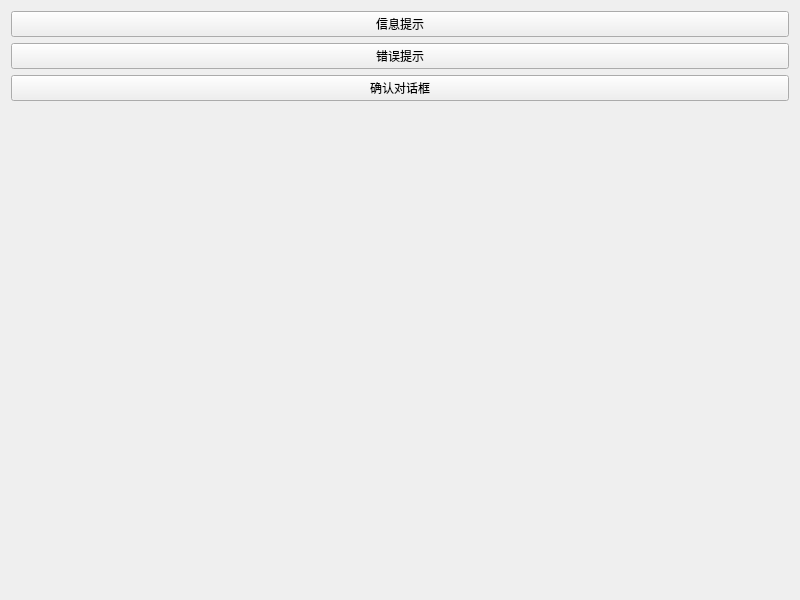
<?xml version="1.0" encoding="UTF-8"?>
<ui version="4.0">
 <class>Widget</class>
 <widget class="QWidget" name="Widget">
  <property name="geometry">
   <rect>
    <x>0</x>
    <y>0</y>
    <width>800</width>
    <height>600</height>
   </rect>
  </property>
  <property name="windowTitle">
   <string>Widget</string>
  </property>
  <layout class="QHBoxLayout" name="horizontalLayout">
   <item>
    <layout class="QVBoxLayout" name="verticalLayout">
     <item>
      <widget class="QPushButton" name="pushButtonInformation">
       <property name="text">
        <string>信息提示</string>
       </property>
      </widget>
     </item>
     <item>
      <widget class="QPushButton" name="pushButtonCritical">
       <property name="text">
        <string>错误提示</string>
       </property>
      </widget>
     </item>
     <item>
      <widget class="QPushButton" name="pushButtonQuestion">
       <property name="text">
        <string>确认对话框</string>
       </property>
      </widget>
     </item>
     <item>
      <spacer name="verticalSpacer">
       <property name="orientation">
        <enum>Qt::Vertical</enum>
       </property>
       <property name="sizeHint" stdset="0">
        <size>
         <width>20</width>
         <height>40</height>
        </size>
       </property>
      </spacer>
     </item>
    </layout>
   </item>
  </layout>
 </widget>
 <resources/>
 <connections/>
</ui>
